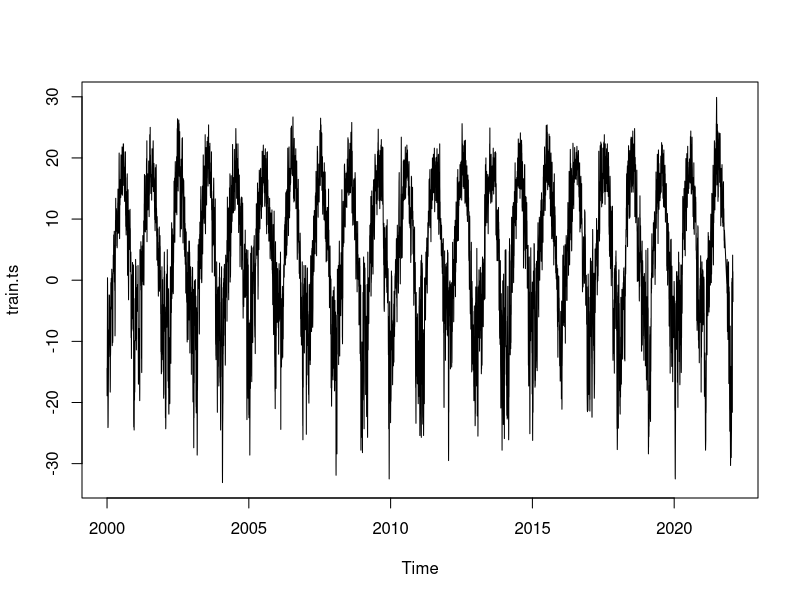

Reproduce this figure in R. (Note: a time limit stopped this script after it produced the figure.)
library(forecast)
library(ggplot2)
library(dplyr)
library(zoo)
library(generics)


# Load data:
setwd("G:/My Drive/R Projects/Daily Weather Data/Data/")
train <- read.csv("train.csv")
test <- read.csv("test.csv")


# frequency 365.25 to deal with leap years:
# This daily frequency will make arima estimation take a long time.
# However this is necessary as there is no theoretical weekly frequency.
train.ts <- ts(train$y, start=c(2000, 1), frequency=365.25)

# Since seasonality is 365, any NA's in the last year of data causes an error in nnetar
# I will approximate these by just connecting a smooth path between the data as these 
# NA's are minimal, but this is suboptimal.
train <- train %>%
  mutate(y = na.approx(y))

# Redo ts class
train.ts <- ts(train$y, start=c(2000, 1), frequency=365.25)
plot(train.ts)


# Fit model:
model <- nnetar(train.ts)
summary(model)

# Predict, with prediction intervals:
forecast <- forecast::forecast(model, h=180, level=95, PI=TRUE)
test$yhat <- forecast$mean
test$yhat_lower <- forecast$lower
test$yhat_upper <- forecast$upper

# MAE:
test$error <- test$y-test$yhat
mean(abs(test$error), na.rm=TRUE)

# MAPE:
test$errorperc <- abs((test$y-test$yhat)/test$y)
mean(test$errorperc, na.rm = TRUE)*100

colors <- c("True Values" = 'black', "Fitted Values" = "steelblue")
ggplot(test, aes(x=as.Date(date), group=1), alpha=1) +
  geom_line(aes(y=y, col='True Values'), size=1) +
  geom_line(aes(y = yhat, col='Fitted Values'), size=1) + 
  geom_ribbon(aes(ymin=yhat_lower, ymax=yhat_upper), fill='lightblue', alpha=0.4) +
  labs(x="Date",
       y="Mean Temperature (Celcius)") +
  ggtitle("Prophet Forecast of Daily Temperature in Edmonton") +
  scale_color_manual(values = colors) +
  theme(legend.title=element_blank()) +
  theme(axis.line.x=element_line(color='black', size=0.75, linetype='solid'),
        axis.line.y=element_line(color='black', size=0.75, linetype='solid'),
        panel.background=element_rect('white', 'white', size=0.5),
        legend.key=element_rect(fill='transparent', color='transparent'))
